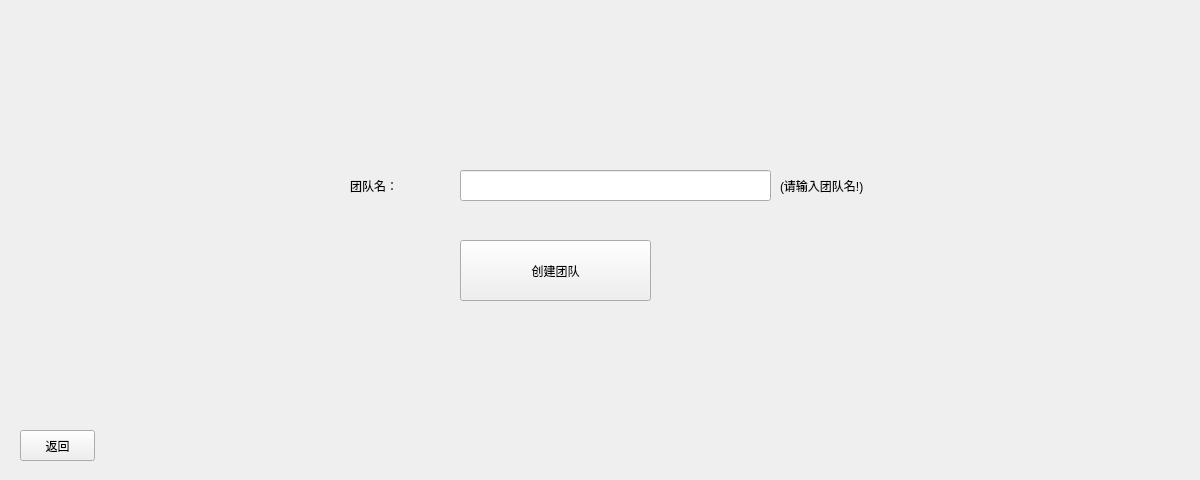
<?xml version="1.0" encoding="UTF-8"?>
<ui version="4.0">
 <class>createTeam</class>
 <widget class="QWidget" name="createTeam">
  <property name="geometry">
   <rect>
    <x>0</x>
    <y>0</y>
    <width>1200</width>
    <height>480</height>
   </rect>
  </property>
  <property name="windowTitle">
   <string>Form</string>
  </property>
  <widget class="QPushButton" name="pushButton_3">
   <property name="geometry">
    <rect>
     <x>460</x>
     <y>240</y>
     <width>191</width>
     <height>61</height>
    </rect>
   </property>
   <property name="styleSheet">
    <string notr="true">font: 75 24pt &quot;微软雅黑&quot;;</string>
   </property>
   <property name="text">
    <string>创建团队</string>
   </property>
  </widget>
  <widget class="QLineEdit" name="lineEdit">
   <property name="geometry">
    <rect>
     <x>460</x>
     <y>170</y>
     <width>311</width>
     <height>31</height>
    </rect>
   </property>
   <property name="styleSheet">
    <string notr="true">font: 14pt &quot;Verdana&quot;;</string>
   </property>
  </widget>
  <widget class="QLabel" name="label_13">
   <property name="geometry">
    <rect>
     <x>350</x>
     <y>170</y>
     <width>91</width>
     <height>31</height>
    </rect>
   </property>
   <property name="styleSheet">
    <string notr="true">font: 16pt &quot;楷体&quot;;</string>
   </property>
   <property name="text">
    <string>团队名：</string>
   </property>
  </widget>
  <widget class="QPushButton" name="pushButton">
   <property name="geometry">
    <rect>
     <x>20</x>
     <y>430</y>
     <width>75</width>
     <height>31</height>
    </rect>
   </property>
   <property name="styleSheet">
    <string notr="true">font: 75 12pt &quot;微软雅黑&quot;;</string>
   </property>
   <property name="text">
    <string>返回</string>
   </property>
  </widget>
  <widget class="QLabel" name="label_14">
   <property name="geometry">
    <rect>
     <x>780</x>
     <y>170</y>
     <width>261</width>
     <height>31</height>
    </rect>
   </property>
   <property name="styleSheet">
    <string notr="true">font: 16pt &quot;楷体&quot;;</string>
   </property>
   <property name="text">
    <string>(请输入团队名!)</string>
   </property>
  </widget>
 </widget>
 <resources/>
 <connections/>
</ui>
